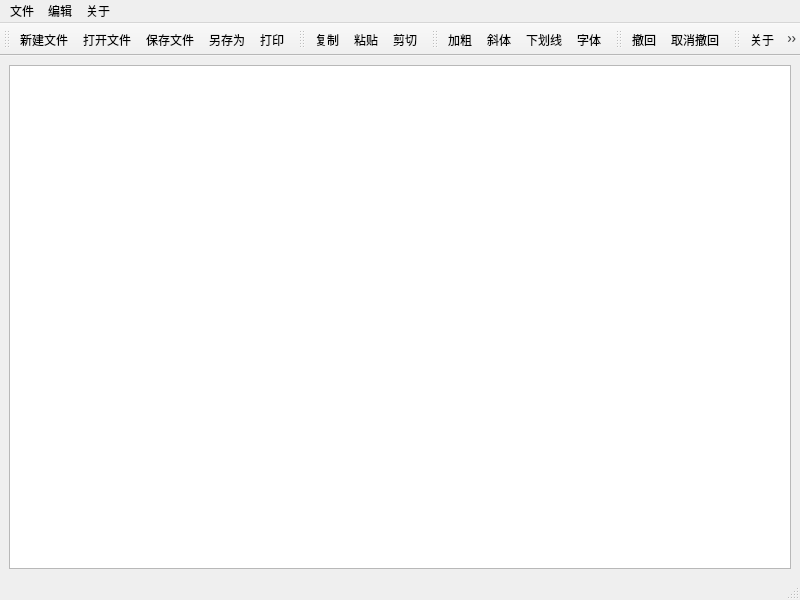
<?xml version="1.0" encoding="UTF-8"?>
<ui version="4.0">
 <class>Notepad</class>
 <widget class="QMainWindow" name="Notepad">
  <property name="geometry">
   <rect>
    <x>0</x>
    <y>0</y>
    <width>800</width>
    <height>600</height>
   </rect>
  </property>
  <property name="windowTitle">
   <string>Notepad</string>
  </property>
  <property name="windowIcon">
   <iconset resource="images.qrc">
    <normaloff>:/images/images/pencil.png</normaloff>:/images/images/pencil.png</iconset>
  </property>
  <widget class="QWidget" name="centralwidget">
   <layout class="QVBoxLayout" name="verticalLayout">
    <item>
     <widget class="QTextEdit" name="textEdit"/>
    </item>
   </layout>
  </widget>
  <widget class="QMenuBar" name="menubar">
   <property name="geometry">
    <rect>
     <x>0</x>
     <y>0</y>
     <width>800</width>
     <height>26</height>
    </rect>
   </property>
   <widget class="QMenu" name="menu">
    <property name="title">
     <string>文件</string>
    </property>
    <addaction name="new_file"/>
    <addaction name="open_file"/>
    <addaction name="separator"/>
    <addaction name="save_file"/>
    <addaction name="save_as"/>
    <addaction name="separator"/>
    <addaction name="print"/>
    <addaction name="separator"/>
    <addaction name="exit"/>
   </widget>
   <widget class="QMenu" name="menu_2">
    <property name="title">
     <string>编辑</string>
    </property>
    <addaction name="copy"/>
    <addaction name="cut"/>
    <addaction name="paste"/>
    <addaction name="separator"/>
    <addaction name="font"/>
    <addaction name="separator"/>
    <addaction name="bolder"/>
    <addaction name="Italic"/>
    <addaction name="underline"/>
    <addaction name="separator"/>
    <addaction name="undo"/>
    <addaction name="redo"/>
   </widget>
   <widget class="QMenu" name="menu_3">
    <property name="title">
     <string>关于</string>
    </property>
    <addaction name="about"/>
   </widget>
   <addaction name="menu"/>
   <addaction name="menu_2"/>
   <addaction name="menu_3"/>
  </widget>
  <widget class="QStatusBar" name="statusbar"/>
  <widget class="QToolBar" name="toolBar">
   <property name="windowTitle">
    <string>toolBar</string>
   </property>
   <attribute name="toolBarArea">
    <enum>TopToolBarArea</enum>
   </attribute>
   <attribute name="toolBarBreak">
    <bool>false</bool>
   </attribute>
   <addaction name="new_file"/>
   <addaction name="open_file"/>
   <addaction name="save_file"/>
   <addaction name="save_as"/>
   <addaction name="print"/>
  </widget>
  <widget class="QToolBar" name="toolBar_2">
   <property name="windowTitle">
    <string>toolBar_2</string>
   </property>
   <attribute name="toolBarArea">
    <enum>TopToolBarArea</enum>
   </attribute>
   <attribute name="toolBarBreak">
    <bool>false</bool>
   </attribute>
   <addaction name="copy"/>
   <addaction name="paste"/>
   <addaction name="cut"/>
  </widget>
  <widget class="QToolBar" name="toolBar_3">
   <property name="windowTitle">
    <string>toolBar_3</string>
   </property>
   <attribute name="toolBarArea">
    <enum>TopToolBarArea</enum>
   </attribute>
   <attribute name="toolBarBreak">
    <bool>false</bool>
   </attribute>
   <addaction name="bolder"/>
   <addaction name="Italic"/>
   <addaction name="underline"/>
   <addaction name="font"/>
  </widget>
  <widget class="QToolBar" name="toolBar_4">
   <property name="windowTitle">
    <string>toolBar_4</string>
   </property>
   <attribute name="toolBarArea">
    <enum>TopToolBarArea</enum>
   </attribute>
   <attribute name="toolBarBreak">
    <bool>false</bool>
   </attribute>
   <addaction name="undo"/>
   <addaction name="redo"/>
  </widget>
  <widget class="QToolBar" name="toolBar_5">
   <property name="windowTitle">
    <string>toolBar_5</string>
   </property>
   <attribute name="toolBarArea">
    <enum>TopToolBarArea</enum>
   </attribute>
   <attribute name="toolBarBreak">
    <bool>false</bool>
   </attribute>
   <addaction name="about"/>
   <addaction name="exit"/>
  </widget>
  <action name="new_file">
   <property name="icon">
    <iconset resource="images.qrc">
     <normaloff>:/images/images/new.png</normaloff>:/images/images/new.png</iconset>
   </property>
   <property name="text">
    <string>新建文件</string>
   </property>
   <property name="shortcut">
    <string>Ctrl+N</string>
   </property>
  </action>
  <action name="open_file">
   <property name="icon">
    <iconset resource="images.qrc">
     <normaloff>:/images/images/open.png</normaloff>:/images/images/open.png</iconset>
   </property>
   <property name="text">
    <string>打开文件</string>
   </property>
   <property name="shortcut">
    <string>Ctrl+O</string>
   </property>
  </action>
  <action name="save_file">
   <property name="icon">
    <iconset resource="images.qrc">
     <normaloff>:/images/images/save.png</normaloff>:/images/images/save.png</iconset>
   </property>
   <property name="text">
    <string>保存文件</string>
   </property>
   <property name="shortcut">
    <string>Ctrl+S</string>
   </property>
  </action>
  <action name="save_as">
   <property name="icon">
    <iconset resource="images.qrc">
     <normaloff>:/images/images/save_as.png</normaloff>:/images/images/save_as.png</iconset>
   </property>
   <property name="text">
    <string>另存为</string>
   </property>
   <property name="shortcut">
    <string>Ctrl+Shift+S</string>
   </property>
  </action>
  <action name="paste">
   <property name="icon">
    <iconset resource="images.qrc">
     <normaloff>:/images/images/paste.png</normaloff>:/images/images/paste.png</iconset>
   </property>
   <property name="text">
    <string>粘贴</string>
   </property>
   <property name="shortcut">
    <string>Ctrl+V</string>
   </property>
  </action>
  <action name="bolder">
   <property name="checkable">
    <bool>true</bool>
   </property>
   <property name="icon">
    <iconset resource="images.qrc">
     <normaloff>:/images/images/bold.png</normaloff>:/images/images/bold.png</iconset>
   </property>
   <property name="text">
    <string>加粗</string>
   </property>
   <property name="shortcut">
    <string>Ctrl+B</string>
   </property>
  </action>
  <action name="Italic">
   <property name="checkable">
    <bool>true</bool>
   </property>
   <property name="icon">
    <iconset resource="images.qrc">
     <normaloff>:/images/images/italic.png</normaloff>:/images/images/italic.png</iconset>
   </property>
   <property name="text">
    <string>斜体</string>
   </property>
   <property name="shortcut">
    <string>Ctrl+I</string>
   </property>
  </action>
  <action name="underline">
   <property name="checkable">
    <bool>true</bool>
   </property>
   <property name="icon">
    <iconset resource="images.qrc">
     <normaloff>:/images/images/underline.png</normaloff>:/images/images/underline.png</iconset>
   </property>
   <property name="text">
    <string>下划线</string>
   </property>
   <property name="shortcut">
    <string>Ctrl+U</string>
   </property>
  </action>
  <action name="font">
   <property name="icon">
    <iconset resource="images.qrc">
     <normaloff>:/images/images/font.png</normaloff>:/images/images/font.png</iconset>
   </property>
   <property name="text">
    <string>字体</string>
   </property>
   <property name="shortcut">
    <string>Ctrl+Shift+F</string>
   </property>
  </action>
  <action name="about">
   <property name="icon">
    <iconset resource="images.qrc">
     <normaloff>:/images/images/info.png</normaloff>:/images/images/info.png</iconset>
   </property>
   <property name="text">
    <string>关于</string>
   </property>
   <property name="shortcut">
    <string>Ctrl+Shift+B</string>
   </property>
  </action>
  <action name="undo">
   <property name="icon">
    <iconset resource="images.qrc">
     <normaloff>:/images/images/edit_undo.png</normaloff>:/images/images/edit_undo.png</iconset>
   </property>
   <property name="text">
    <string>撤回</string>
   </property>
   <property name="shortcut">
    <string>Ctrl+Z</string>
   </property>
  </action>
  <action name="redo">
   <property name="icon">
    <iconset resource="images.qrc">
     <normaloff>:/images/images/edit_redo.png</normaloff>:/images/images/edit_redo.png</iconset>
   </property>
   <property name="text">
    <string>取消撤回</string>
   </property>
   <property name="shortcut">
    <string>Ctrl+Shift+Z</string>
   </property>
  </action>
  <action name="exit">
   <property name="icon">
    <iconset resource="images.qrc">
     <normaloff>:/images/images/exit.png</normaloff>:/images/images/exit.png</iconset>
   </property>
   <property name="text">
    <string>退出</string>
   </property>
   <property name="shortcut">
    <string>Esc</string>
   </property>
  </action>
  <action name="print">
   <property name="icon">
    <iconset resource="images.qrc">
     <normaloff>:/images/images/print.png</normaloff>:/images/images/print.png</iconset>
   </property>
   <property name="text">
    <string>打印</string>
   </property>
   <property name="shortcut">
    <string>Ctrl+P</string>
   </property>
  </action>
  <action name="copy">
   <property name="icon">
    <iconset resource="images.qrc">
     <normaloff>:/images/images/copy.png</normaloff>:/images/images/copy.png</iconset>
   </property>
   <property name="text">
    <string>复制</string>
   </property>
   <property name="shortcut">
    <string>Ctrl+C</string>
   </property>
  </action>
  <action name="cut">
   <property name="icon">
    <iconset resource="images.qrc">
     <normaloff>:/images/images/cut.png</normaloff>:/images/images/cut.png</iconset>
   </property>
   <property name="text">
    <string>剪切</string>
   </property>
   <property name="shortcut">
    <string>Ctrl+X</string>
   </property>
  </action>
 </widget>
 <resources>
  <include location="images.qrc"/>
 </resources>
 <connections/>
</ui>
